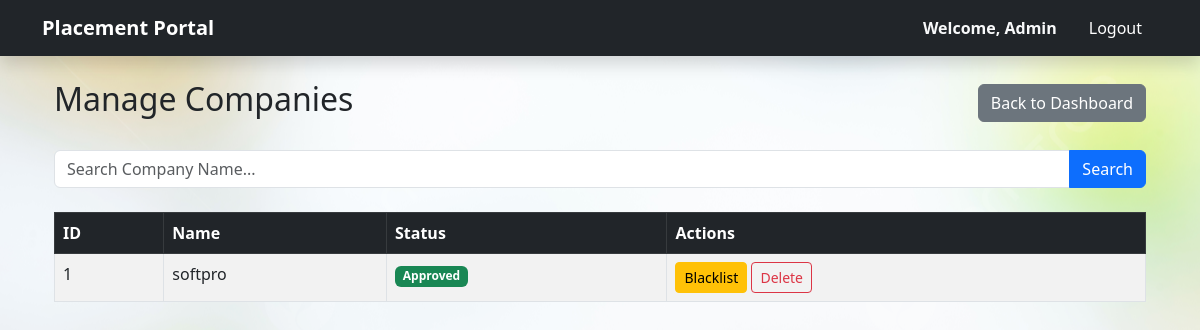
Page /admin/companies (signed in) on the earlier database version.
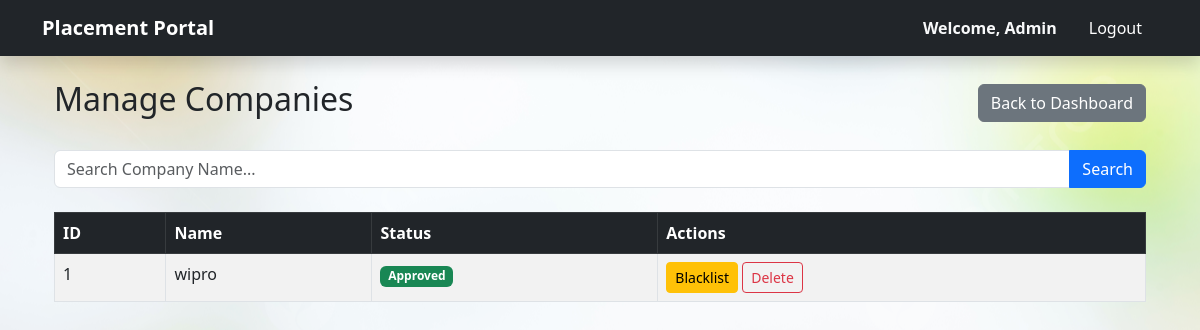
Same page on the later database version.
### models.py (models this page shows)
class Company(db.Model):
    id = db.Column(db.Integer, primary_key=True)
    user_id = db.Column(db.Integer, db.ForeignKey('user.id'), nullable=False)
    name = db.Column(db.String(100), nullable=False)
    hr_contact = db.Column(db.String(120))
    website = db.Column(db.String(100))
    status = db.Column(db.String(20), default='Pending')
    drives = db.relationship(
        'Drive',
        backref='company',
        cascade="all, delete"
    )

### routes/admin_routes.py (the view)
@admin_bp.route('/companies')
def manage_companies():
    if not is_admin(): return redirect(url_for('auth.login'))
    search_query = request.args.get('q', '')
    if search_query:
        companies = Company.query.filter(
            or_(Company.id.like(search_query), Company.name.contains(search_query))
        ).all()
    else:
        companies = Company.query.all()
    return render_template('admin/manage_companies.html', companies=companies, search_query=search_query)

### routes/admin_routes.py (called while the page is built)
def is_admin():
    return session.get('role') == 'admin'

### templates/admin/manage_companies.html (shortened to what this page needs)
{% extends "base.html" %}
{% block content %}
<div class="container">
    <div class="d-flex justify-content-between align-items-center mb-4">
        <h2>Manage Companies</h2>
        <a href="{{ url_for('admin.dashboard') }}" class="btn btn-secondary">Back to Dashboard</a>
    </div>
    <form action="{{ url_for('admin.manage_companies') }}" method="GET" class="mb-4">
        <div class="input-group">
            <input type="text" name="q" class="form-control" placeholder="Search Company Name..." value="{{ search_query }}">
            <button class="btn btn-primary" type="submit">Search</button>
        </div>
    </form>
    <table class="table table-striped table-bordered">
        <thead class="table-dark">
            <tr>
                <th>ID</th>
                <th>Name</th>
                <th>Status</th>
                <th>Actions</th>
            </tr>
        </thead>
        <tbody>
            {% for company in companies %}
            <tr>
                <td>{{ company.id }}</td>
                <td>{{ company.name }}</td>
                <td>
                    <span class="badge {% if company.status == 'Approved' %}bg-success{% elif company.status == 'Pending' %}bg-warning{% else %}bg-danger{% endif %}">
                        {{ company.status }}
                    </span>
                </td>
                <td>
                      {% if company.status in ['Approved', 'Blacklisted'] %}
        <a href="{{ url_for('admin.blacklist_company', id=company.id) }}" class="btn btn-sm btn-warning">
            {% if company.status == 'Approved' %}Blacklist{% else %}Activate{% endif %}
        </a>
    {% endif %}
                    <a href="{{ url_for('admin.delete_company', id=company.id) }}" class="btn btn-sm btn-outline-danger" onclick="return confirm('Delete this company?')">Delete</a>
                </td>
            </tr>
            {% else %}
            <tr><td colspan="4" class="text-center">No companies found.</td></tr>
            {% endfor %}
        </tbody>
    </table>
</div>
{% endblock %}

Differences in the rows shown:
changed Company "Approved": name "softpro" → "wipro"
